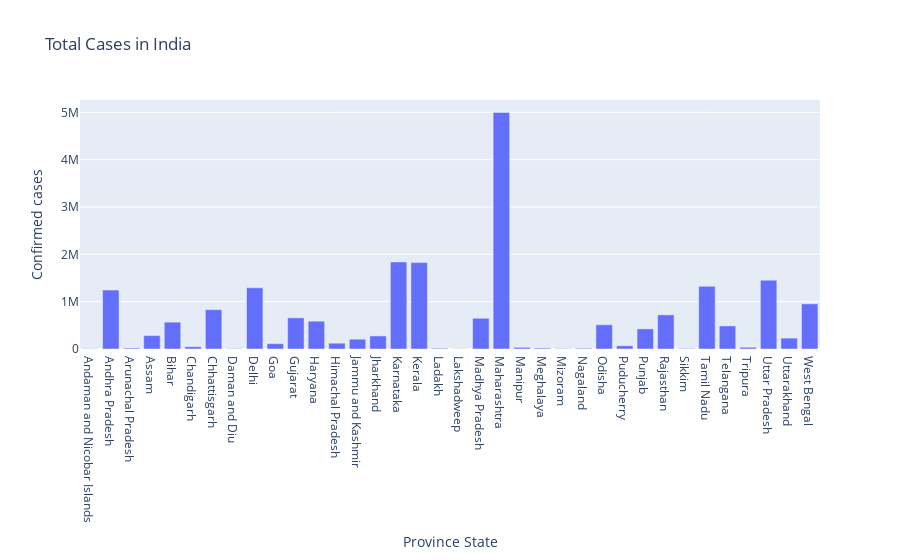

Notebook source saved alongside this figure:
### Code cell
fig=go.Figure()
fig.add_trace(go.Bar(x=india_df['Province_State'],y=india_df['Confirmed']))
fig.update_layout(title='Total Cases in India',xaxis=dict(title='Province State'),yaxis=dict(title='Confirmed cases'))

### Figure 1 — Plotly figure (JSON) as saved in the notebook; plotly's stock layout.template omitted (floating-point values rounded to 4 significant figures)
{"data": [{"type": "bar", "x": ["Andaman and Nicobar Islands", "Andhra Pradesh", "Arunachal Pradesh", "Assam", "Bihar", "Chandigarh", "Chhattisgarh", "Daman and Diu", "Delhi", "Goa", "Gujarat", "Haryana", "Himachal Pradesh", "Jammu and Kashmir", "Jharkhand", "Karnataka", "Kerala", "Ladakh", "Lakshadweep", "Madhya Pradesh", "Maharashtra", "Manipur", "Meghalaya", "Mizoram", "Nagaland", "Odisha", "Puducherry", "Punjab", "Rajasthan", "Sikkim", "Tamil Nadu", "Telangana", "Tripura", "Uttar Pradesh", "Uttarakhand", "West Bengal"], "y": [6311, 1245374, 19802, 283313, 567269, 48442, 830117, 8596, 1292867, 112462, 658036, 587682, 122906, 206954, 276062, 1838885, 1824856, 15023, 3629, 649114, 4996758, 34333, 18927, 7382, 15580, 512400, 68373, 424647, 720799, 9451, 1323965, 487199, 37208, 1453679, 229993, 954282]}], "layout": {"title": {"text": "Total Cases in India"}, "xaxis": {"title": {"text": "Province State"}}, "yaxis": {"title": {"text": "Confirmed cases"}}}}
